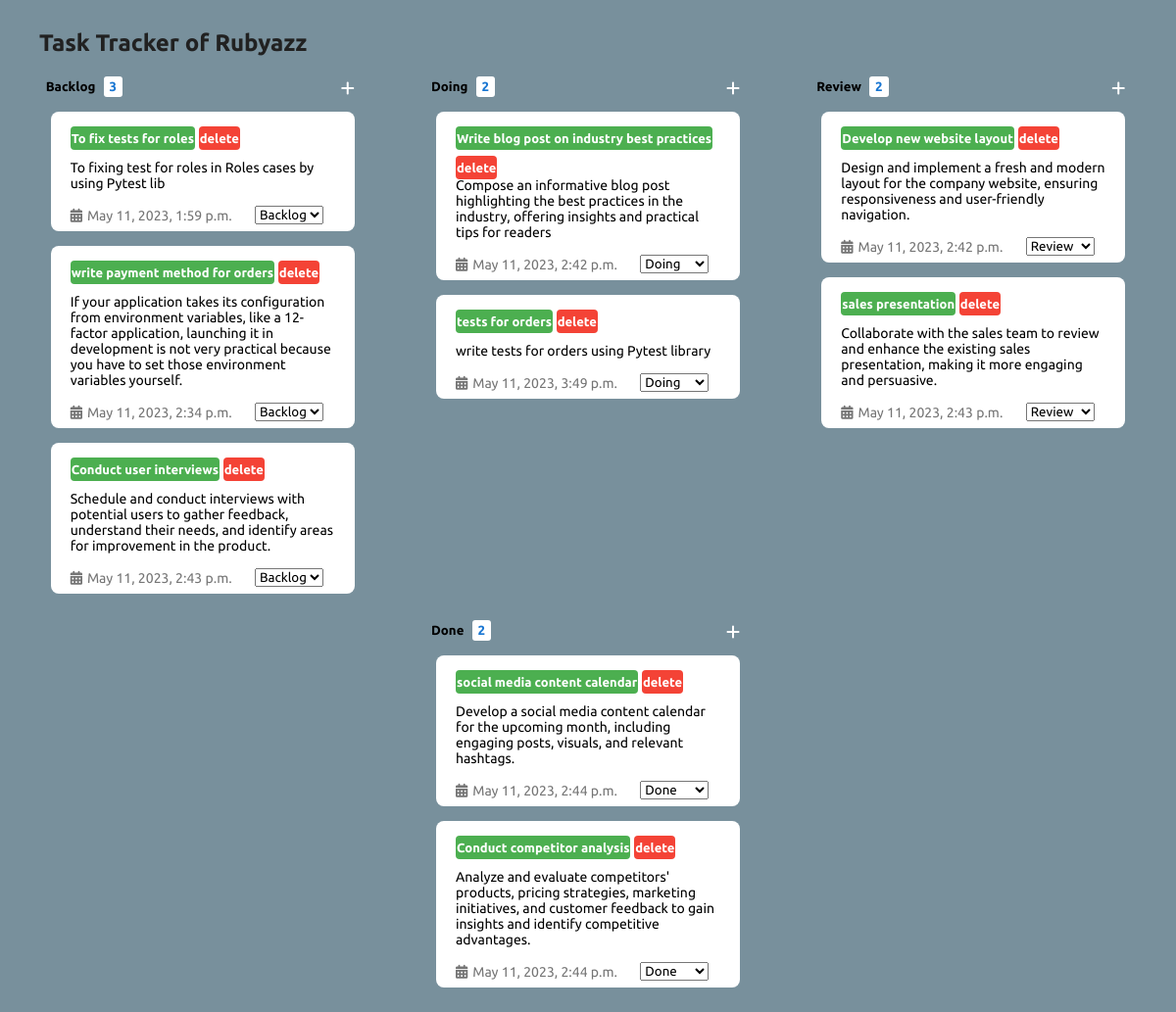
/tasks/, run on the app's committed database.
### tracker/models.py (models this page shows, shortened)
class Task(models.Model):
    STATUS_CHOICES = (
        ('backlog', 'Backlog'),
        ('doing', 'Doing'),
        ('review', 'Review'),
        ('done', 'Done'),
    )
    title = models.CharField(max_length=200)
    description = models.TextField()
    status = models.CharField(max_length=10, choices=STATUS_CHOICES, default='backlog')
    created_at = models.DateTimeField(auto_now_add=True)
    updated_at = models.DateTimeField(auto_now=True)

### tracker/views.py (the view)
# urls.py: path('tasks/', views.task_list, name='task_list'),
def task_list(request):
    tasks = {
        'backlog': Task.objects.filter(status='backlog'),
        'doing': Task.objects.filter(status='doing'),
        'review': Task.objects.filter(status='review'),
        'done': Task.objects.filter(status='done'),
    }
    task_counts = {status: queryset.count() for status, queryset in tasks.items()}
    return render(request, 'task_list.html', {'tasks': tasks, 'task_counts': task_counts})

### templates/task_list.html (shortened to what this page needs)
<!DOCTYPE html>
{% load static %}
<html lang="en">
<head>
    <link rel="stylesheet" href="https://cdnjs.cloudflare.com/ajax/libs/font-awesome/6.4.0/css/all.min.css">
    <link rel="stylesheet" href="{% static 'css/style.css' %}">
</head>
<body>
    <h2>Task Tracker of Rubyazz</h2>
    <div class="container">
        <div class="box-column">
            <div class="box-header">
                <h5>Backlog <span class="num">{{ task_counts.backlog }}</span></h5>
                <li><a href="{% url 'tracker:create'%}"><i class="fa-solid fa-plus"></i></a></li>
            </div>
            {% for task in tasks.backlog %}
                <div class="box">
                    <span class="tag" id="green">{{ task.title }}</span>
                    <a class="delete" href="{% url 'tracker:delete' task_id=task.id %}" id="red">delete</a>
                    <p>{{ task.description }}</p>
                    <div class="box-footer">
                        <div class="date">
                            <li><i class="fa-solid fa-calendar-days"></i></li>
                            <span>{{ task.created_at}}</span>
                        </div>
                        <p>
                            <form action="{% url 'tracker:change_status' task.id %}" method="post">
                                <select name="status" onchange="this.form.submit()">
                                    {% for choice in task.STATUS_CHOICES %}
                                        <option value="{{ choice.0 }}" {% if choice.0 == task.status %}selected{% endif %}>{{ choice.1 }}</option>
                                    {% endfor %}
                                </select>
                            </form>
                        </p>
                    </div>
                </div>
            {% endfor %}
        </div>
        <div class="box-column">
            <div class="box-header">
                <h5>Doing <span class="num">{{ task_counts.doing }}</span></h5>
                <li><a href="{% url 'tracker:create'%}"><i class="fa-solid fa-plus"></i></a></li>
            </div>
            {% for task in tasks.doing %}
                <div class="box">
                    <span class="tag" id="green">{{ task.title }}</span>
                    <a class="delete" href="{% url 'tracker:delete' task_id=task.id %}" id="red">delete</a>
                    <p>{{ task.description }}</p>
                    <div class="box-footer">
                        <div class="date">
                            <li><i class="fa-solid fa-calendar-days"></i></li>
                            <span>{{ task.created_at}}</span>
                        </div>
                        <p>
                            <form action="{% url 'tracker:change_status' task.id %}" method="post">
                                <select name="status" onchange="this.form.submit()">
                                    {% for choice in task.STATUS_CHOICES %}
                                        <option value="{{ choice.0 }}" {% if choice.0 == task.status %}selected{% endif %}>{{ choice.1 }}</option>
                                    {% endfor %}
                                </select>
                            </form>
                        </p>
                    </div>
                </div>
            {% endfor %}
        </div>
        <div class="box-column">
            <div class="box-header">
                <h5>Review <span class="num">{{ task_counts.review }}</span></h5>
                <li><a href="{% url 'tracker:create'%}"><i class="fa-solid fa-plus"></i></a></li>
            </div>
            {% for task in tasks.review %}
                <div class="box">
                    <span class="tag" id="green">{{ task.title }}</span>
                    <a class="delete" href="{% url 'tracker:delete' task_id=task.id %}" id="red">delete</a>
                    <p>{{ task.description }}</p>
                    <div class="box-footer">
                        <div class="date">
                            <li><i class="fa-solid fa-calendar-days"></i></li>
                            <span>{{ task.created_at}}</span>
                        </div>
                        <p>
                            <form action="{% url 'tracker:change_status' task.id %}" method="post">
                                <select name="status" onchange="this.form.submit()">
                                    {% for choice in task.STATUS_CHOICES %}
                                        <option value="{{ choice.0 }}" {% if choice.0 == task.status %}selected{% endif %}>{{ choice.1 }}</option>
                                    {% endfor %}
                                </select>
                            </form>
                        </p>
                    </div>
                </div>
            {% endfor %}
        </div>
        <div class="box-column">
            <div class="box-header">
                <h5>Done <span class="num">{{ task_counts.done }}</span></h5>
                <li><a href="{% url 'tracker:create'%}"><i class="fa-solid fa-plus"></i></a></li>
            </div>
            {% for task in tasks.done %}
                <div class="box">
                    <span class="tag" id="green">{{ task.title }}</span>
                    <a class="delete" href="{% url 'tracker:delete' task_id=task.id %}" id="red">delete</a>
                    <p>{{ task.description }}</p>
                    <div class="box-footer">
                        <div class="date">
                            <li><i class="fa-solid fa-calendar-days"></i></li>
                            <span>{{ task.created_at}}</span>
                        </div>
                        <p>
                            <form action="{% url 'tracker:change_status' task.id %}" method="post">
                                <select name="status" onchange="this.form.submit()">
                                    {% for choice in task.STATUS_CHOICES %}
                                        <option value="{{ choice.0 }}" {% if choice.0 == task.status %}selected{% endif %}>{{ choice.1 }}</option>
                                    {% endfor %}
                                </select>
                            </form>
                        </p>
                    </div>
                </div>
            {% endfor %}
        </div>
    </div>
</body>
</html>

### static/css/style.css (style rules this page uses)
* { margin: 0; padding: 0; box-sizing: border-box; font-family: 'Ubuntu'; }
body { background-color: #78909c; padding: 10px; }
body h2 { margin: 20px 0 8px 30px; color: #212121; }
.container { display: flex; justify-content: space-around; flex-wrap: wrap; }
.box-column { margin-top: 15px; width: 320px; }
.box-header { display: flex; justify-content: space-between; list-style: none; margin-bottom: 10px; }
.box-header span { margin-left: 5px; background-color: #fff; padding: 3px 6px; border-radius: 3px; color: #1976d2; }
.box-header i { margin-right: 5px; color: #fff; cursor: pointer; }
.box { background-color: #fff; padding: 7px 20px; border-radius: 8px; cursor: pointer; margin: 15px 5px; transition: all 0.2s; position: relative; }
.box p { margin: 2px 0 15px; font-size: 14px; font-weight: 400; position: relative; }
.tag { padding: 5px 1px; font-size: 13px; font-weight: bold; color: #fff; line-height: 40px; border-radius: 4px; }
#red { background-color: #f44336; text-decoration: none; border-radius: 4px; font-size: 13px; font-weight: bold; color: #fff; padding: 5px 1px; }
#green { background-color: #4caf50; }
.box-footer { display: flex; list-style: none; justify-content: space-between; align-items: center; margin-top: 10px; font-size: 14px; color: #757575; }
.box-footer i { margin-right: 5px; }
.date { display: flex; }

### data on the page
Task: title "To fix tests for roles", description "To fixing test for roles in Roles cases by using Pytest lib", created_at "May 11, 2023, 1:59 p.m.", status "Backlog"
Task: title "write payment method for orders", description "If your application takes its configuration from environment variables, like a 12-factor application, launching it in development is not very practical because you have to set those environment variables yourself.", created_at "May 11, 2023, 2:34 p.m.", status "Backlog"
Task: title "Conduct user interviews", description "Schedule and conduct interviews with potential users to gather feedback, understand their needs, and identify areas for improvement in the product.", created_at "May 11, 2023, 2:43 p.m.", status "Backlog"
Task: title "Write blog post on industry best practices", description "Compose an informative blog post highlighting the best practices in the industry, offering insights and practical tips for readers", created_at "May 11, 2023, 2:42 p.m.", status "Doing"
Task: title "tests for orders", description "write tests for orders using Pytest library", created_at "May 11, 2023, 3:49 p.m.", status "Doing"
Task: title "Develop new website layout", description "Design and implement a fresh and modern layout for the company website, ensuring responsiveness and user-friendly navigation.", created_at "May 11, 2023, 2:42 p.m.", status "Review"
Task: title "sales presentation", description "Collaborate with the sales team to review and enhance the existing sales presentation, making it more engaging and persuasive.", created_at "May 11, 2023, 2:43 p.m.", status "Review"
Task: title "social media content calendar", description "Develop a social media content calendar for the upcoming month, including engaging posts, visuals, and relevant hashtags.", created_at "May 11, 2023, 2:44 p.m.", status "Done"
Task: title "Conduct competitor analysis", description "Analyze and evaluate competitors' products, pricing strategies, marketing initiatives, and customer feedback to gain insights and identify competitive advantages.", created_at "May 11, 2023, 2:44 p.m.", status "Done"

### other printed values
{{ task_counts.backlog }} "3"
{{ task_counts.doing }} "2"
{{ task_counts.review }} "2"
{{ task_counts.done }} "2"
